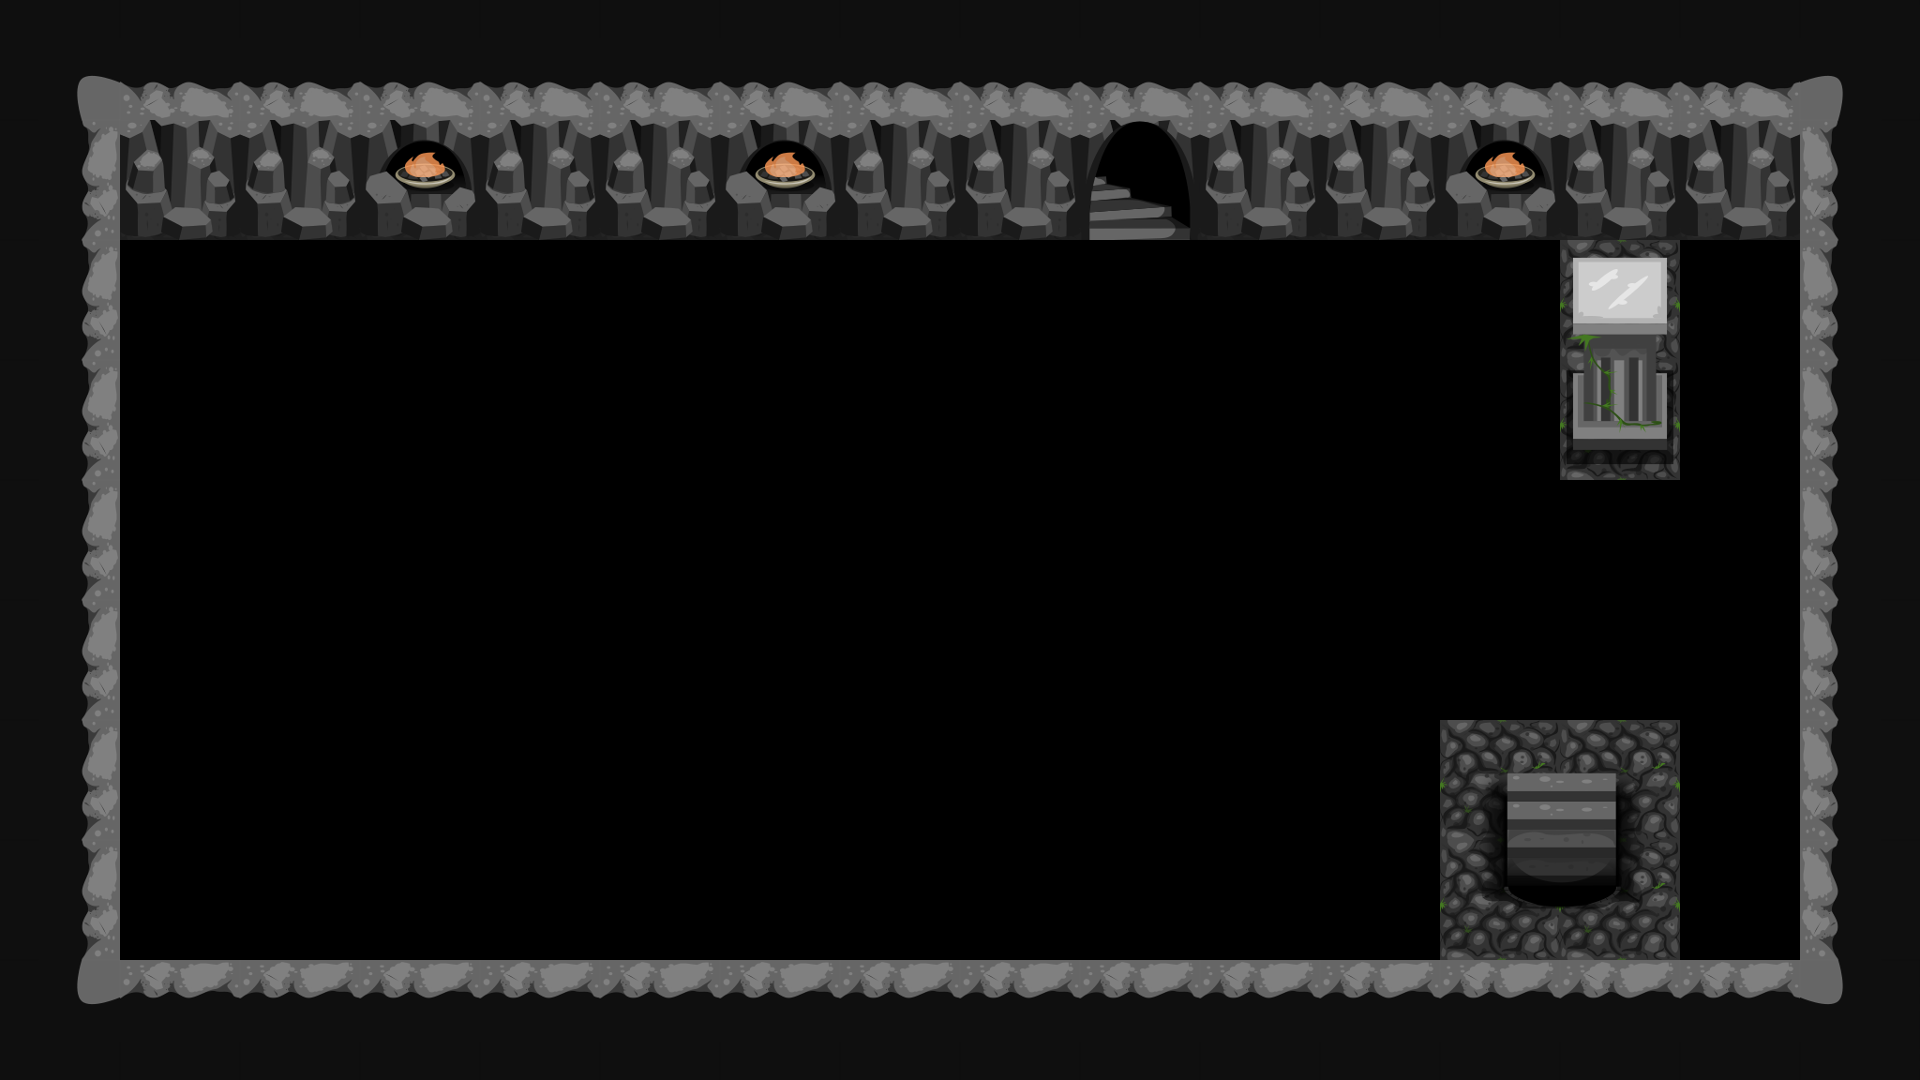

This is a level from a 2D game, rendered from its Tiled map with the project's own tilesets. A one-line summary and the complete map file follow:
An orthogonal 16x9 tile map with 120x120 px tiles, 6 tile layers (Walkable, Decoration, IDK?, More decoration, ...), 2 tilesets.

<map version="1.0" orientation="orthogonal" renderorder="right-down" width="16" height="9" tilewidth="120" tileheight="120" nextobjectid="1">
 <tileset firstgid="1" name="tiles" tilewidth="120" tileheight="120" tilecount="10" columns="0">
  <tile id="0">
   <image width="120" height="120" source="tiles3/darkness.png" />
  </tile>
  <tile id="1">
   <image width="120" height="120" source="tiles3/double wall.png" />
  </tile>
  <tile id="2">
   <image width="120" height="120" source="tiles3/floor.png" />
  </tile>
  <tile id="3">
   <image width="120" height="120" source="tiles3/ring.png" />
  </tile>
  <tile id="4">
   <image width="120" height="120" source="tiles3/wall corner left.png" />
  </tile>
  <tile id="5">
   <image width="120" height="120" source="tiles3/wall corner right.png" />
  </tile>
  <tile id="6">
   <image width="120" height="120" source="tiles3/wall left.png" />
  </tile>
  <tile id="7">
   <image width="120" height="120" source="tiles3/wall right.png" />
  </tile>
  <tile id="8">
   <image width="120" height="120" source="tiles3/wall top.png" />
  </tile>
  <tile id="9">
   <image width="120" height="120" source="tiles3/wall.png" />
  </tile>
 </tileset>
 <tileset firstgid="11" name="2dpixx_dungeon" tilewidth="120" tileheight="120" tilecount="42" columns="7">
  <image source="tiles3/2dpixx_dungeon.png" width="840" height="720" />
 </tileset>
 <layer name="Walkable" width="16" height="9">
  <data encoding="csv">
0,0,0,0,0,0,0,0,0,0,0,0,0,0,0,0,
0,0,0,0,0,0,0,0,0,3,0,0,0,0,0,0,
0,30,30,30,30,30,30,0,0,30,30,30,30,30,30,0,
0,30,30,30,30,30,30,26,25,30,30,30,30,30,30,0,
0,30,30,30,30,30,30,0,0,30,30,30,30,30,30,0,
0,0,0,0,13,0,0,0,0,0,0,0,0,0,0,0,
0,30,30,30,30,30,30,30,30,30,30,30,16,17,30,0,
0,30,30,30,30,30,30,30,30,30,30,30,23,24,30,0,
0,0,0,0,0,0,0,0,0,0,0,0,0,0,0,0
</data>
 </layer>
 <layer name="Decoration" width="16" height="9">
  <data encoding="csv">
0,0,0,0,0,0,0,0,0,0,0,0,0,0,0,0,
0,0,0,0,0,0,0,0,0,22,0,0,0,0,0,0,
0,30,30,30,30,30,30,0,0,30,30,30,30,0,30,0,
0,30,30,30,30,30,25,26,25,26,30,30,30,0,30,0,
0,30,30,30,30,30,30,0,0,30,30,30,30,30,30,0,
0,0,0,0,13,0,0,0,0,0,0,0,0,0,0,0,
0,30,30,30,30,30,30,30,30,30,30,30,16,17,30,0,
0,30,30,30,30,30,30,30,30,30,30,30,23,24,30,0,
0,0,0,0,0,0,0,0,0,0,0,0,0,0,0,0
</data>
 </layer>
 <layer name="IDK?" width="16" height="9">
  <data encoding="csv">
0,0,0,0,0,0,0,0,0,0,0,0,0,0,0,0,
0,0,0,0,0,0,0,0,0,0,0,0,0,0,0,0,
0,0,0,0,0,0,0,0,0,0,0,0,0,0,0,0,
0,0,0,0,0,0,0,0,0,0,0,0,0,0,0,0,
0,0,0,0,0,0,0,0,0,0,0,0,0,0,0,0,
0,0,0,0,0,0,0,0,0,0,0,0,0,0,0,0,
0,0,0,0,0,0,0,0,0,0,0,0,0,0,0,0,
0,0,0,0,0,0,0,0,0,0,0,0,0,0,0,0,
0,0,0,0,0,0,0,0,0,0,0,0,0,0,0,0
</data>
 </layer>
 <layer name="More decoration" width="16" height="9">
  <data encoding="csv">
32,47,47,47,47,47,47,47,47,47,47,47,47,47,47,34,
41,29,29,15,29,29,15,29,29,22,29,29,15,29,29,39,
41,0,0,0,0,0,0,0,0,0,0,0,0,21,0,39,
41,0,0,0,0,0,25,26,25,26,0,0,0,28,0,39,
41,0,0,0,0,0,0,0,0,0,0,0,0,0,0,39,
41,0,0,0,13,0,0,0,0,0,0,0,0,0,0,39,
41,0,0,0,0,0,0,0,0,0,0,0,0,0,0,39,
41,0,0,0,0,0,0,0,0,0,0,0,0,0,0,39,
46,33,33,33,33,33,33,33,33,33,33,33,33,33,33,48
</data>
 </layer>
 <layer name="dark layer" width="16" height="9">
  <data encoding="csv">
0,0,0,0,0,0,0,0,0,0,0,0,0,0,0,0,
0,0,0,0,0,0,0,0,0,0,0,0,0,0,0,0,
0,1,1,1,1,1,1,1,1,1,1,1,1,0,1,0,
0,1,1,1,1,1,1,1,1,1,1,1,1,0,1,0,
0,1,1,1,1,1,1,1,1,1,1,1,1,1,1,0,
0,1,1,1,1,1,1,1,1,1,1,1,1,1,1,0,
0,1,1,1,1,1,1,1,1,1,1,1,0,0,1,0,
0,1,1,1,1,1,1,1,1,1,1,1,0,0,1,0,
0,0,0,0,0,0,0,0,0,0,0,0,0,0,0,0
</data>
 </layer>
 <layer name="More IDK" width="16" height="9">
  <data encoding="csv">
0,0,0,0,0,0,0,0,0,0,0,0,0,0,0,0,
0,0,0,0,0,0,0,0,0,0,0,0,0,0,0,0,
0,0,0,0,0,0,0,0,0,0,0,0,0,0,0,0,
0,0,0,0,0,0,0,0,0,0,0,0,0,0,0,0,
0,0,0,0,0,0,0,0,0,0,0,0,0,0,0,0,
0,0,0,0,0,0,0,0,0,0,0,0,0,0,0,0,
0,0,0,0,0,0,0,0,0,0,0,0,0,0,0,0,
0,0,0,0,0,0,0,0,0,0,0,0,0,0,0,0,
0,0,0,0,0,0,0,0,0,0,0,0,0,0,0,0
</data>
 </layer>
</map>
